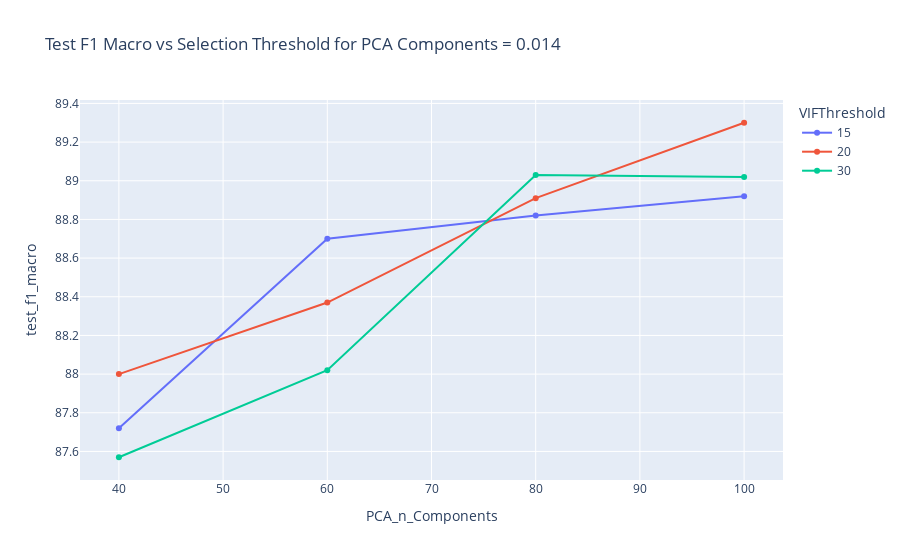
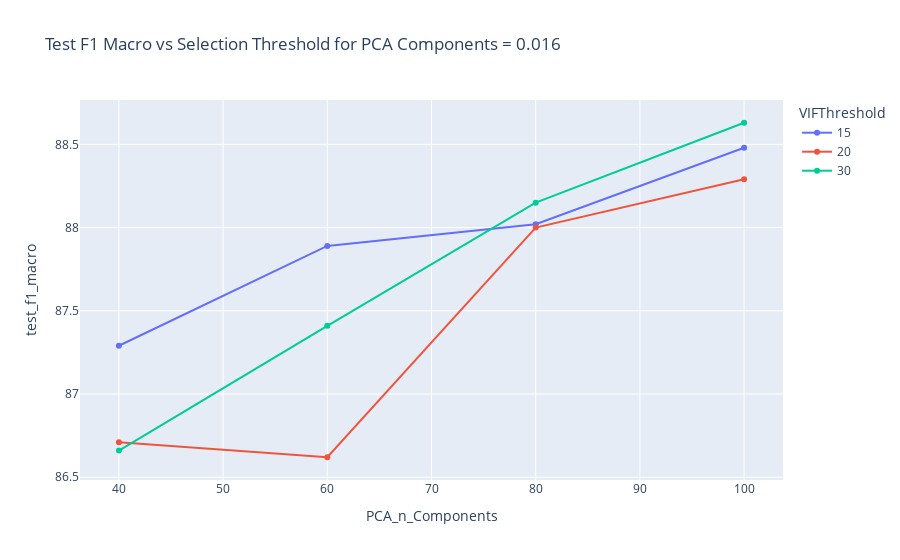

Notebook cell for these charts, in order:
### Code cell
l = [0.014,0.016]  # example value
# Filter the dataframe
for chosen_pca in l:
    df_filtered = table[table['Selection Threshold'] == chosen_pca]
    # Create the line plot
    fig = px.line(df_filtered, 
                x='PCA_n_Components', 
                y='test_f1_macro', 
                color='VIFThreshold', 
                markers=True,
                title=f"Test F1 Macro vs Selection Threshold for PCA Components = {chosen_pca}")

    fig.show()

### Figure 1 — Plotly figure (JSON) as saved in the notebook; plotly's stock layout.template omitted (floating-point values rounded to 4 significant figures)
{"data": [{"hovertemplate": "VIFThreshold=15<br>PCA_n_Components=%{x}<br>test_f1_macro=%{y}<extra></extra>", "legendgroup": "15", "line": {"color": "#636efa", "dash": "solid"}, "marker": {"symbol": "circle"}, "mode": "lines+markers", "name": "15", "orientation": "v", "showlegend": true, "type": "scatter", "x": [40, 60, 80, 100], "xaxis": "x", "y": [87.72, 88.7, 88.82, 88.92], "yaxis": "y"}, {"hovertemplate": "VIFThreshold=20<br>PCA_n_Components=%{x}<br>test_f1_macro=%{y}<extra></extra>", "legendgroup": "20", "line": {"color": "#EF553B", "dash": "solid"}, "marker": {"symbol": "circle"}, "mode": "lines+markers", "name": "20", "orientation": "v", "showlegend": true, "type": "scatter", "x": [40, 60, 80, 100], "xaxis": "x", "y": [88.0, 88.37, 88.91, 89.3], "yaxis": "y"}, {"hovertemplate": "VIFThreshold=30<br>PCA_n_Components=%{x}<br>test_f1_macro=%{y}<extra></extra>", "legendgroup": "30", "line": {"color": "#00cc96", "dash": "solid"}, "marker": {"symbol": "circle"}, "mode": "lines+markers", "name": "30", "orientation": "v", "showlegend": true, "type": "scatter", "x": [40, 60, 80, 100], "xaxis": "x", "y": [87.57, 88.02, 89.03, 89.02], "yaxis": "y"}], "layout": {"legend": {"title": {"text": "VIFThreshold"}, "tracegroupgap": 0}, "title": {"text": "Test F1 Macro vs Selection Threshold for PCA Components = 0.014"}, "xaxis": {"anchor": "y", "domain": [0, 1], "title": {"text": "PCA_n_Components"}}, "yaxis": {"anchor": "x", "domain": [0, 1], "title": {"text": "test_f1_macro"}}}}

### Figure 2 — Plotly figure (JSON) as saved in the notebook; plotly's stock layout.template omitted (floating-point values rounded to 4 significant figures)
{"data": [{"hovertemplate": "VIFThreshold=15<br>PCA_n_Components=%{x}<br>test_f1_macro=%{y}<extra></extra>", "legendgroup": "15", "line": {"color": "#636efa", "dash": "solid"}, "marker": {"symbol": "circle"}, "mode": "lines+markers", "name": "15", "orientation": "v", "showlegend": true, "type": "scatter", "x": [40, 60, 80, 100], "xaxis": "x", "y": [87.29, 87.89, 88.02, 88.48], "yaxis": "y"}, {"hovertemplate": "VIFThreshold=20<br>PCA_n_Components=%{x}<br>test_f1_macro=%{y}<extra></extra>", "legendgroup": "20", "line": {"color": "#EF553B", "dash": "solid"}, "marker": {"symbol": "circle"}, "mode": "lines+markers", "name": "20", "orientation": "v", "showlegend": true, "type": "scatter", "x": [40, 60, 80, 100], "xaxis": "x", "y": [86.71, 86.62, 88.0, 88.29], "yaxis": "y"}, {"hovertemplate": "VIFThreshold=30<br>PCA_n_Components=%{x}<br>test_f1_macro=%{y}<extra></extra>", "legendgroup": "30", "line": {"color": "#00cc96", "dash": "solid"}, "marker": {"symbol": "circle"}, "mode": "lines+markers", "name": "30", "orientation": "v", "showlegend": true, "type": "scatter", "x": [40, 60, 80, 100], "xaxis": "x", "y": [86.66, 87.41, 88.15, 88.63], "yaxis": "y"}], "layout": {"legend": {"title": {"text": "VIFThreshold"}, "tracegroupgap": 0}, "title": {"text": "Test F1 Macro vs Selection Threshold for PCA Components = 0.016"}, "xaxis": {"anchor": "y", "domain": [0, 1], "title": {"text": "PCA_n_Components"}}, "yaxis": {"anchor": "x", "domain": [0, 1], "title": {"text": "test_f1_macro"}}}}
